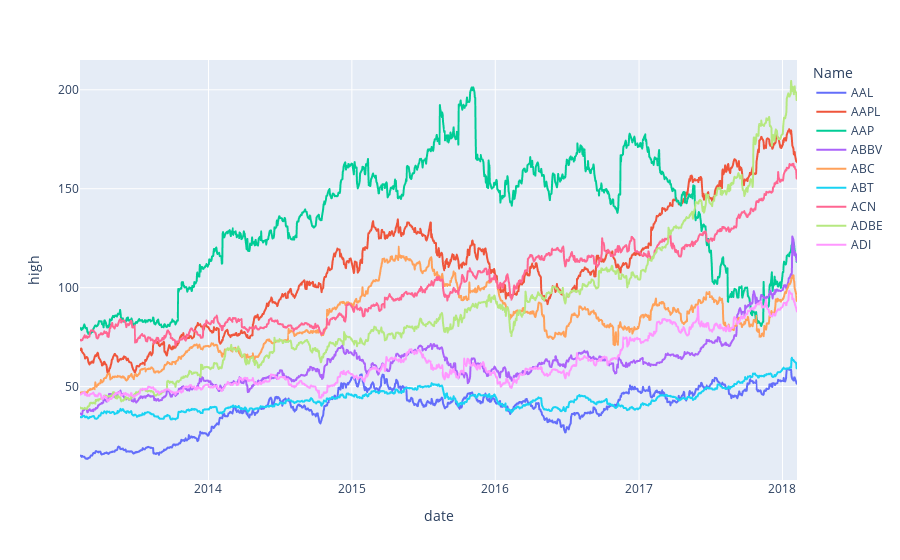

Source (notebook cell):
### Code cell
fig = px.line(data, x='date', y = 'high', color = 'Name')
fig.show()

### Figure 1 — Plotly figure (JSON) as saved in the notebook; plotly's stock layout.template omitted (floating-point values rounded to 4 significant figures; data arrays with more than 128 entries replaced by an {"elided": "..."} marker saying what was removed)
{"data": [{"hovertemplate": "Name=AAL<br>date=%{x}<br>high=%{y}<extra></extra>", "legendgroup": "AAL", "line": {"color": "#636efa", "dash": "solid"}, "marker": {"symbol": "circle"}, "mode": "lines", "name": "AAL", "showlegend": true, "type": "scattergl", "x": {"elided": "1259 str values"}, "xaxis": "x", "y": {"elided": "1259 float values"}, "yaxis": "y"}, {"hovertemplate": "Name=AAPL<br>date=%{x}<br>high=%{y}<extra></extra>", "legendgroup": "AAPL", "line": {"color": "#EF553B", "dash": "solid"}, "marker": {"symbol": "circle"}, "mode": "lines", "name": "AAPL", "showlegend": true, "type": "scattergl", "x": {"elided": "1259 str values"}, "xaxis": "x", "y": {"elided": "1259 float values"}, "yaxis": "y"}, {"hovertemplate": "Name=AAP<br>date=%{x}<br>high=%{y}<extra></extra>", "legendgroup": "AAP", "line": {"color": "#00cc96", "dash": "solid"}, "marker": {"symbol": "circle"}, "mode": "lines", "name": "AAP", "showlegend": true, "type": "scattergl", "x": {"elided": "1259 str values"}, "xaxis": "x", "y": {"elided": "1259 float values"}, "yaxis": "y"}, {"hovertemplate": "Name=ABBV<br>date=%{x}<br>high=%{y}<extra></extra>", "legendgroup": "ABBV", "line": {"color": "#ab63fa", "dash": "solid"}, "marker": {"symbol": "circle"}, "mode": "lines", "name": "ABBV", "showlegend": true, "type": "scattergl", "x": {"elided": "1259 str values"}, "xaxis": "x", "y": {"elided": "1259 float values"}, "yaxis": "y"}, {"hovertemplate": "Name=ABC<br>date=%{x}<br>high=%{y}<extra></extra>", "legendgroup": "ABC", "line": {"color": "#FFA15A", "dash": "solid"}, "marker": {"symbol": "circle"}, "mode": "lines", "name": "ABC", "showlegend": true, "type": "scattergl", "x": {"elided": "1259 str values"}, "xaxis": "x", "y": {"elided": "1259 float values"}, "yaxis": "y"}, {"hovertemplate": "Name=ABT<br>date=%{x}<br>high=%{y}<extra></extra>", "legendgroup": "ABT", "line": {"color": "#19d3f3", "dash": "solid"}, "marker": {"symbol": "circle"}, "mode": "lines", "name": "ABT", "showlegend": true, "type": "scattergl", "x": {"elided": "1259 str values"}, "xaxis": "x", "y": {"elided": "1259 float values"}, "yaxis": "y"}, {"hovertemplate": "Name=ACN<br>date=%{x}<br>high=%{y}<extra></extra>", "legendgroup": "ACN", "line": {"color": "#FF6692", "dash": "solid"}, "marker": {"symbol": "circle"}, "mode": "lines", "name": "ACN", "showlegend": true, "type": "scattergl", "x": {"elided": "1259 str values"}, "xaxis": "x", "y": {"elided": "1259 float values"}, "yaxis": "y"}, {"hovertemplate": "Name=ADBE<br>date=%{x}<br>high=%{y}<extra></extra>", "legendgroup": "ADBE", "line": {"color": "#B6E880", "dash": "solid"}, "marker": {"symbol": "circle"}, "mode": "lines", "name": "ADBE", "showlegend": true, "type": "scattergl", "x": {"elided": "1259 str values"}, "xaxis": "x", "y": {"elided": "1259 float values"}, "yaxis": "y"}, {"hovertemplate": "Name=ADI<br>date=%{x}<br>high=%{y}<extra></extra>", "legendgroup": "ADI", "line": {"color": "#FF97FF", "dash": "solid"}, "marker": {"symbol": "circle"}, "mode": "lines", "name": "ADI", "showlegend": true, "type": "scattergl", "x": {"elided": "1259 str values"}, "xaxis": "x", "y": {"elided": "1259 float values"}, "yaxis": "y"}], "layout": {"legend": {"title": {"text": "Name"}, "tracegroupgap": 0}, "margin": {"t": 60}, "xaxis": {"anchor": "y", "domain": [0, 1], "title": {"text": "date"}}, "yaxis": {"anchor": "x", "domain": [0, 1], "title": {"text": "high"}}}}
